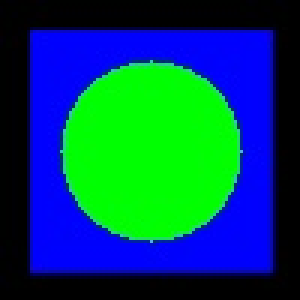
#> input picture sample.jpg, 100 x 100 px, found by its file name (shown 3 times larger)
$ python image_segmentation.py
#> lines starting #> are read from the running program, lines starting #| are printed output that depends on the picture
import cv2
import numpy as np
import matplotlib.pyplot as plt
from sklearn.cluster import KMeans

# Load image
img = cv2.imread("sample.jpg")
#> img is the input picture: shape (100, 100, 3); mean B, G, R 95.2, 72.5, 1.5
img = cv2.cvtColor(img, cv2.COLOR_BGR2RGB)

# Reshape pixels
pixels = img.reshape((-1, 3))

# Apply KMeans
kmeans = KMeans(n_clusters=4, random_state=42)
labels = kmeans.fit_predict(pixels)
#> labels = 10000 values, max 3 at index 1111, min 0 at index 2144, mean 1.7
segmented_img = kmeans.cluster_centers_[labels].reshape(img.shape).astype(np.uint8)
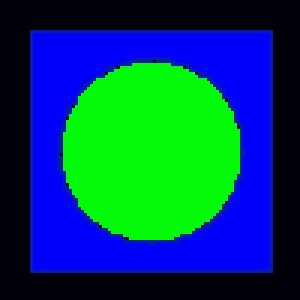
#> segmented_img: shape (100, 100, 3) (shown 3 times larger); mean R, G, B 1.2, 72, 94.4

# Display
plt.subplot(1, 2, 1)
plt.imshow(img)
plt.title("Original")

plt.subplot(1, 2, 2)
plt.imshow(segmented_img)
plt.title("Segmented")

plt.show()
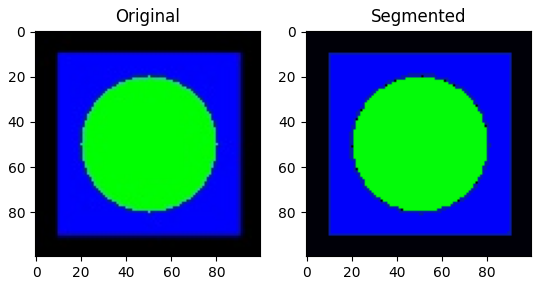
#> figure drawn by matplotlib, 2 panels
